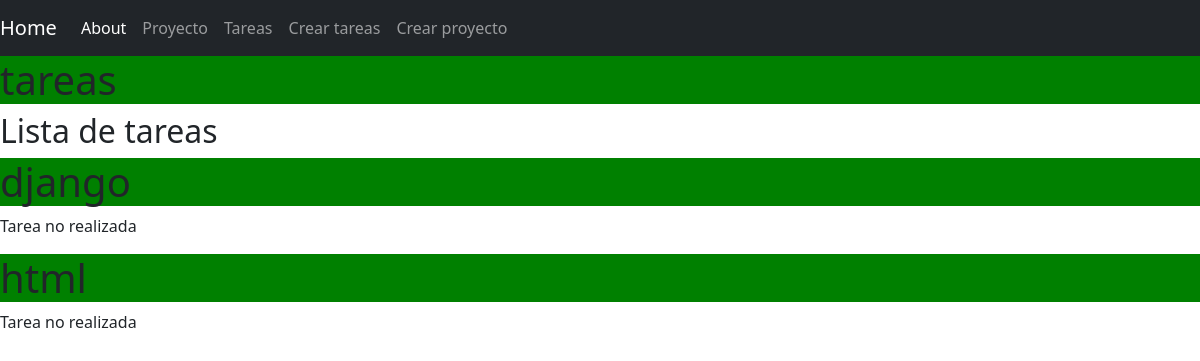
Page /tareas/ on the earlier database version.
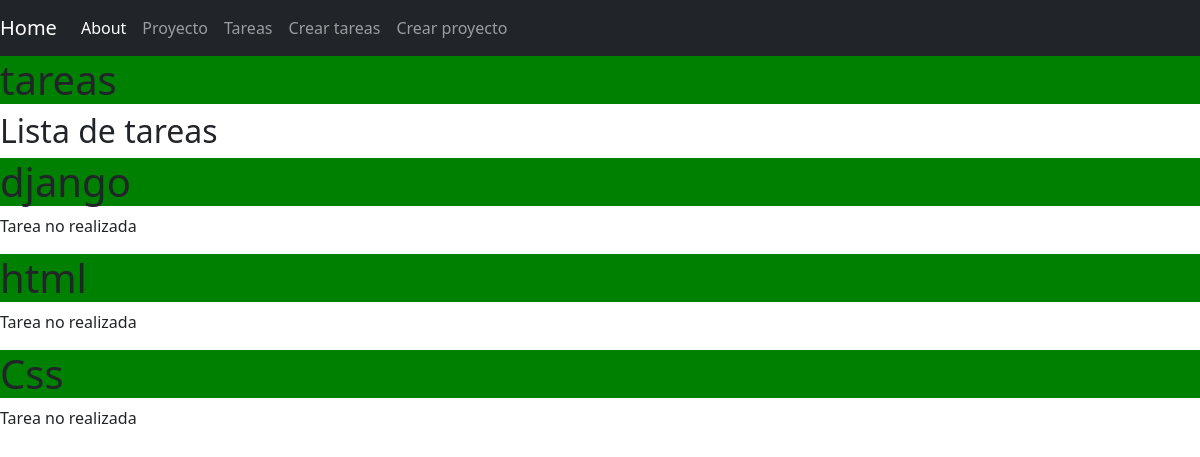
Same page on the later database version.
### myapp/models.py (models this page shows, shortened)
class Tareas(models.Model):
    nombre = models.CharField(max_length=20)
    descripcion = models.TextField()
    proyeto = models.ForeignKey(Proyecto, on_delete=models.CASCADE) #Relacion a otra tabla, eliminar cuando se borre un proyecto se borren las tareas que estaban con el
    tareaRealizada = models.BooleanField(default=False)

### myapp/views.py (the view)
# urls.py: path("tareas/", views.tareas, name="tareas"),
def tareas(request):
    tareas = Tareas.objects.all()
    return render(request, 'tareas/tareas.html', {
        'tareas':tareas})

### myapp/templates/tareas/tareas.html
{% extends 'base.html' %}
{% block content %}
<h1>tareas</h1>
    <h2>Lista de tareas</h2>
    {%for tarea in tareas%}
    <h1> {{tarea.nombre}} </h1>
        {% if tarea.tareaRealizada == False%}
            <p>Tarea no realizada</p>
            {% else %}
            <p>Si relizada</p>
        {% endif %}
    {% endfor %}
{% endblock %}

Differences in the rows shown:
added Tareas: nombre "Css", tareaRealizada "Tarea no realizada"
